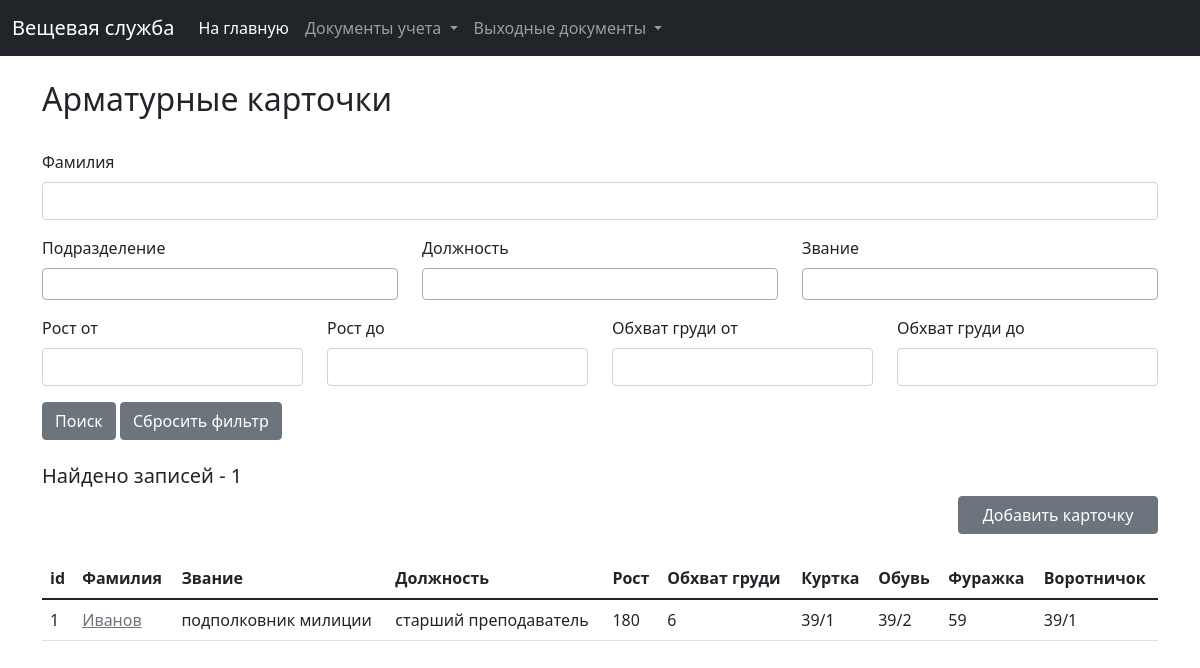
Before: /clothing/cards with the older database file.
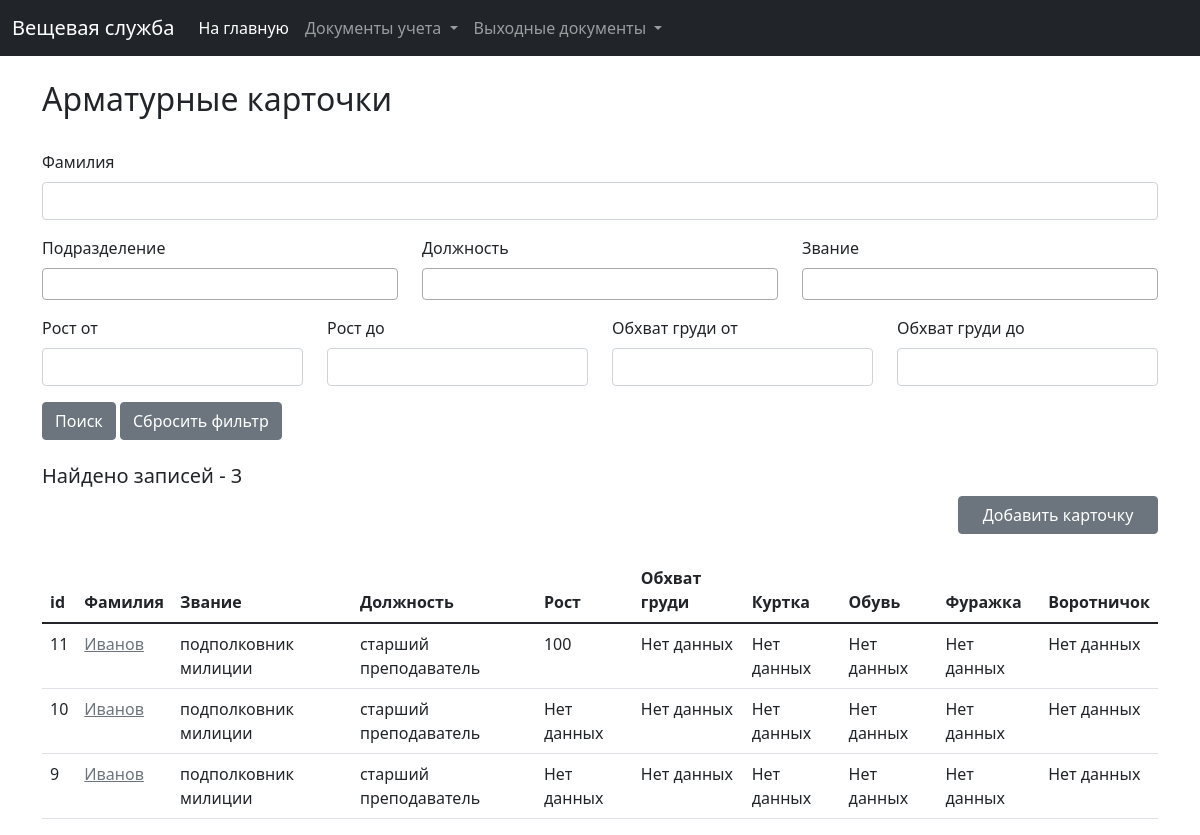
After: the same page with the newer database file.
### clothing/models.py (models this page shows, shortened)
class Card(models.Model):
    employee = models.ForeignKey(Employee, on_delete=models.CASCADE, verbose_name="Сотрудник/курсант")
    norm = models.ForeignKey(Norm, on_delete=models.CASCADE, verbose_name="Норма")
    growth = models.IntegerField(verbose_name="Рост", blank=True, null=True)
    bust = models.IntegerField(verbose_name="Обхват груди", blank=True, null=True)
    jacket = models.IntegerField(choices=DIMENSIONS, verbose_name="Куртка", blank=True, null=True)
    shoes = models.IntegerField(choices=SHOES_DIMENSIONS, verbose_name="Обувь", blank=True, null=True)
    cap = models.IntegerField(verbose_name="Фуражка", blank=True, null=True)
    collar = models.IntegerField(choices=DIMENSIONS, verbose_name="Воротничок", blank=True, null=True)
    clothes = models.ManyToManyField(Clothes, verbose_name="Имущество", through='ClothesInCard', blank=True)
    created_at = models.DateTimeField(verbose_name="Дата и время создания", auto_created=True, blank=True, null=True)
    last_modified = models.DateTimeField(verbose_name="Дата и время последнего изменения", auto_now=True, blank=True,
                                         null=True)
    @property
    def get_jacket(self):
        if self.jacket:
            return DIMENSIONS[self.jacket - 1][1]
        else:
            return None
    @property
    def get_shoes(self):
        if self.jacket:
            return DIMENSIONS[self.shoes - 1][1]
        else:
            return None
    @property
    def get_collar(self):
        if self.jacket:
            return DIMENSIONS[self.collar - 1][1]
        else:
            return None
    class Meta:
        ordering = ('-id',)
        verbose_name = 'Арматурная карточка'
        verbose_name_plural = 'Арматурные карточки'

class Employee(models.Model):
    last_name = models.CharField(verbose_name="Фамилия", max_length=30)
    first_name = models.CharField(verbose_name="Имя", max_length=30, blank=True, null=True)
    patronymic = models.CharField(verbose_name="Отчество", max_length=30, blank=True, null=True)
    subdivision = models.ForeignKey(Subdivision, on_delete=models.SET_NULL, verbose_name="Подразделение", blank=True,
                                    null=True)
    sex = models.IntegerField(choices=SEX, verbose_name="Пол", blank=True, null=True)
    kind = models.IntegerField(choices=EMPLOYEE_KIND, verbose_name="Тип сотрудника")
    rank = models.ForeignKey(Rank, on_delete=models.CASCADE, verbose_name="Звание", blank=True, null=True)
    position = models.ForeignKey(Position, on_delete=models.SET_NULL, verbose_name="Должность", blank=True, null=True)
    date_of_birth = models.DateField(verbose_name="Дата рождения", blank=True, null=True)
    last_modified = models.DateTimeField(verbose_name="Дата и время последнего редактирования", auto_now=True)
    def __str__(self):
        return self.last_name
    class Meta:
        ordering = ('-id',)
        verbose_name = 'Сотрудник'
        verbose_name_plural = 'Сотрудники'

class Rank(models.Model):
    rank = models.CharField(verbose_name="Звание", max_length=50)
    created_at = models.DateTimeField(verbose_name="Дата и время создания", auto_created=True, blank=True, null=True)
    last_modified = models.DateTimeField(verbose_name="Дата и время последнего изменения", auto_now=True, blank=True,
                                         null=True)
    def __str__(self):
        return self.rank
    class Meta:
        ordering = ('id',)
        verbose_name = 'Звание'
        verbose_name_plural = 'Звания'

class Position(models.Model):
    position = models.CharField(verbose_name="Должность", max_length=255)
    created_at = models.DateTimeField(verbose_name="Дата и время создания", auto_created=True, blank=True, null=True)
    last_modified = models.DateTimeField(verbose_name="Дата и время последнего изменения", auto_now=True, blank=True,
                                         null=True)
    def __str__(self):
        return self.position
    class Meta:
        ordering = ('position',)
        verbose_name = 'Должность'
        verbose_name_plural = 'Должности'

### clothing/views.py (the view)
# urls.py: path('cards', views.card_list, name='card_list'),
def card_list(request):
    f = CardFilter(request.GET, queryset=Card.objects.all())
    card_list = f.qs
    card_form = CardForm()
    return render(request, 'clothing/card/card_list.html',
                  {'card_list': card_list, 'card_form': card_form, 'filter': f})

### clothing/forms.py
class CardForm(ModelForm):
    class Meta:
        model = Card
        fields = '__all__'

### clothing/models.py (called while the page is built)
    def __str__(self):
        return self.subdivision_name

    def __str__(self):
        return self.norm_title

### clothing/templates/clothing/card/card_list.html (shortened to what this page needs)
{% extends 'base.html' %}
{% load widget_tweaks %}
{% load static %}
{% block content %}
    <div class="container">
        <br>
        <h2>Арматурные карточки</h2>
        <br>
        <form action="{% url 'clothing:card_list' %}">
            <div class="row">
                <div class="col-md-12">
                    <div class="mb-3">
                        <label class="form-label">Фамилия</label>
                        {% render_field filter.form.last_name class+="form-control" %}
                    </div>
                </div>
            </div>
            <div class="row">
                <div class="col-md-4">
                    <div class="mb-3">
                        <label class="form-label">Подразделение</label>
                    </div>
                </div>
                <div class="col-md-4">
                    <div class="mb-3">
                        <label class="form-label">Должность</label>
                    </div>
                </div>
                <div class="col-md-4">
                    <div class="mb-3">
                        <label class="form-label">Звание</label>
                    </div>
                </div>
            </div>
            <div class="row">
                <div class="col-md-3">
                    <div class="mb-3">
                        <label class="form-label">Рост от</label>
                        {% render_field filter.form.growth_from class+="form-control" %}
                    </div>
                </div>
                <div class="col-md-3">
                    <div class="mb-3">
                        <label class="form-label">Рост до</label>
                        {% render_field filter.form.growth_till class+="form-control" %}
                    </div>
                </div>
                <div class="col-md-3">
                    <div class="mb-3">
                        <label class="form-label">Обхват груди от</label>
                        {% render_field filter.form.bust_from class+="form-control" %}
                    </div>
                </div>
                <div class="col-md-3">
                    <div class="mb-3">
                        <label class="form-label">Обхват груди до</label>
                        {% render_field filter.form.bust_till class+="form-control" %}
                    </div>
                </div>
            </div>
            <button type="submit" class="btn btn-secondary">Поиск</button>
            <a href="{% url 'clothing:card_list' %}" class="btn btn-secondary">Сбросить фильтр</a>
        </form>
        <br>
        <h5>Найдено записей - {{ card_list.count }}</h5>
        <a href="#card_add_data_form" data-bs-toggle="modal" class="btn btn-secondary"
           style="display: block; margin-left:auto; width: 200px;">Добавить карточку</a>
        <br>
        {% if card_list %}
            <table class="table">
                <thead>
                <tr>
                    <th scope="col">id</th>
                    <th scope="col">Фамилия</th>
                    <th scope="col">Звание</th>
                    <th scope="col">Должность</th>
                    <th scope="col">Рост</th>
                    <th scope="col">Обхват груди</th>
                    <th scope="col">Куртка</th>
                    <th scope="col">Обувь</th>
                    <th scope="col">Фуражка</th>
                    <th scope="col">Воротничок</th>
                </tr>
                </thead>
                <tbody>
                {% for card in card_list %}
                    <tr>
                        <td>{{ card.id }}</td>
                        <td><a href="{% url 'clothing:get_card' card.id %}"
                               class="link-secondary">{{ card.employee.last_name|default_if_none:"Нет данных" }}</a>
                        </td>
                        <td>{{ card.employee.rank|default_if_none:"Нет данных" }}</td>
                        <td>{{ card.employee.position|default_if_none:"Нет данных" }}</td>
                        <td>{{ card.growth|default_if_none:"Нет данных" }}</td>
                        <td>{{ card.bust|default_if_none:"Нет данных" }}</td>
                        <td>{{ card.get_jacket|default_if_none:"Нет данных" }}</td>
                        <td>{{ card.get_shoes|default_if_none:"Нет данных" }}</td>
                        <td>{{ card.cap|default_if_none:"Нет данных" }}</td>
                        <td>{{ card.get_collar|default_if_none:"Нет данных" }}</td>
                    </tr>
                {% endfor %}
                </tbody>
            </table>
        {% else %}
            <p>Список пуст!</p>
        {% endif %}
    </div>
{% endblock %}

### templates/base.html (shortened to what this page needs)
<!doctype html>
<html lang="en">
<head>
    <link href="https://cdn.jsdelivr.net/npm/bootstrap@5.1.3/dist/css/bootstrap.min.css" rel="stylesheet"
>
    <link href="https://cdn.jsdelivr.net/npm/select2@4.1.0-rc.0/dist/css/select2.min.css" rel="stylesheet"/>
</head>
<body>
{% include 'nav_main.html' %}
<div class="main-div">
    {% block content %}{% endblock %}
</div>
</body>
</html>

### templates/nav_main.html (shortened to what this page needs)
<nav class="navbar navbar-expand-lg navbar-dark bg-dark">
    <div class="container-fluid">
        <a class="navbar-brand" href="{% url 'clothing:card_list' %}">Вещевая служба</a>
        <div class="collapse navbar-collapse" id="navbarSupportedContent">
            <ul class="navbar-nav me-auto mb-2 mb-lg-0">
                <li class="nav-item">
                    <a class="nav-link active" aria-current="page" href="{% url 'clothing:card_list' %}">На главную</a>
                </li>
                <li class="nav-item dropdown">
                    <a class="nav-link dropdown-toggle" href="#" id="navbarDropdown" role="button"
                       data-bs-toggle="dropdown" aria-expanded="false">
                        Документы учета
                    </a>
                </li>
                <li class="nav-item dropdown">
                    <a class="nav-link dropdown-toggle" href="#" id="navbarDropdown" role="button"
                       data-bs-toggle="dropdown" aria-expanded="false">
                        Выходные документы
                    </a>
                </li>
            </ul>
        </div>
    </div>
</nav>

Changed rows visible on the page:
removed Card: id "1", employee.last_name "Иванов", employee.rank "подполковник милиции", employee.position "старший преподаватель", growth "180", bust "6", get_jacket "39/1", get_shoes "39/2", cap "59", get_collar "39/1"
added Card: id "11", employee.last_name "Иванов", employee.rank "подполковник милиции", employee.position "старший преподаватель", growth "100", bust "Нет данных", get_jacket "Нет данных", get_shoes "Нет данных", cap "Нет данных", get_collar "Нет данных"
added Card: id "10", employee.last_name "Иванов", employee.rank "подполковник милиции", employee.position "старший преподаватель", growth "Нет данных", bust "Нет данных", get_jacket "Нет данных", get_shoes "Нет данных", cap "Нет данных", get_collar "Нет данных"
added Card: id "9", employee.last_name "Иванов", employee.rank "подполковник милиции", employee.position "старший преподаватель", growth "Нет данных", bust "Нет данных", get_jacket "Нет данных", get_shoes "Нет данных", cap "Нет данных", get_collar "Нет данных"
Other visible differences:
{{ card_list.count }}: "1" → "3"
